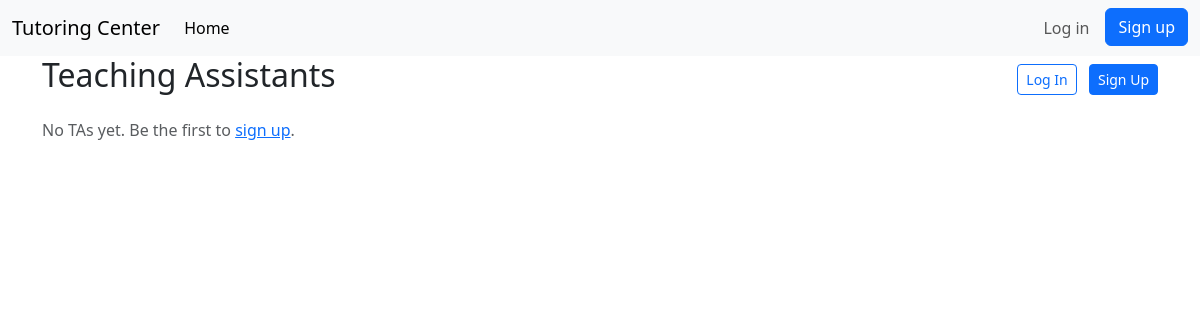
Before: / with the older database file.
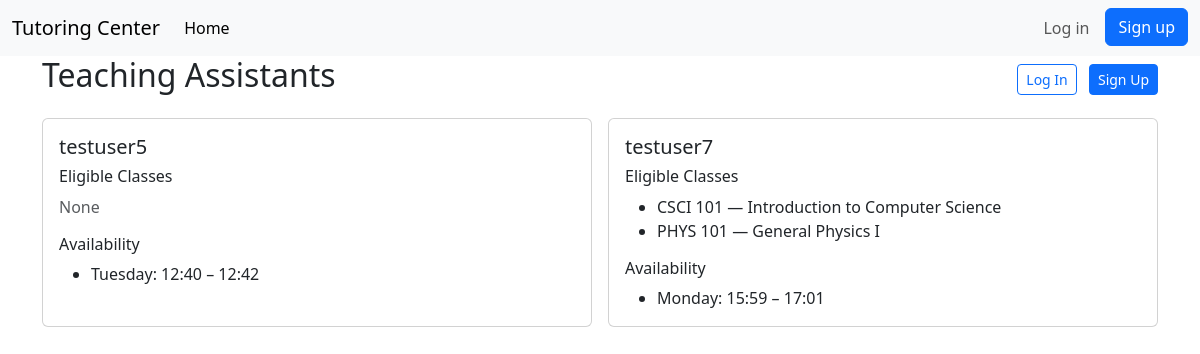
After: the same page with the newer database file.
### pages/models.py (models this page shows, shortened)
class TAProfile(models.Model):
    user = models.OneToOneField(
        settings.AUTH_USER_MODEL,
        on_delete=models.CASCADE,
        related_name="ta_profile",
    )
    eligible_courses = models.ManyToManyField(
        Course, related_name="eligible_tas", blank=True
    )

class Availability(models.Model):
    class DayOfWeek(models.IntegerChoices):
        MONDAY = 0, "Monday"
        TUESDAY = 1, "Tuesday"
        WEDNESDAY = 2, "Wednesday"
        THURSDAY = 3, "Thursday"
        FRIDAY = 4, "Friday"
        SATURDAY = 5, "Saturday"
        SUNDAY = 6, "Sunday"
    ta = models.ForeignKey(
        TAProfile, on_delete=models.CASCADE, related_name="availabilities"
    )
    day_of_week = models.IntegerField(choices=DayOfWeek.choices)
    start_time = models.TimeField()
    end_time = models.TimeField()
    class Meta:
        ordering = ["ta", "day_of_week", "start_time"]
        constraints = [
            models.CheckConstraint(
                check=Q(end_time__gt=F("start_time")),
                name="availability_end_after_start",
            ),
        ]
        unique_together = ("ta", "day_of_week", "start_time", "end_time")

class Course(models.Model):
    code = models.CharField(max_length=20, unique=True)
    name = models.CharField(max_length=255)
    class Meta:
        ordering = ["code"]

### accounts/models.py (models this page shows, shortened)
class CustomUser(AbstractUser):
    age = models.PositiveIntegerField(null=True, blank=True)

### pages/views.py (the view)
# urls.py: path("", HomePageView.as_view(), name="home"),
class HomePageView(TemplateView):
    template_name = "home.html"
    def get_context_data(self, **kwargs):
        context = super().get_context_data(**kwargs)
        availability_qs = Availability.objects.order_by("day_of_week", "start_time")
        tas = (
            TAProfile.objects.select_related("user")
            .prefetch_related("eligible_courses", Prefetch("availabilities", queryset=availability_qs))
            .order_by("user__username")
        )
        context["tas"] = tas
        return context

### templates/home.html (shortened to what this page needs)
{% extends 'base.html' %}
{% block content %}
  <div class="d-flex justify-content-between align-items-center mb-3">
    <h2>Teaching Assistants</h2>
    <div>
      {% if user.is_authenticated %}
        <form action="{% url 'logout' %}" method="post" class="d-inline">
          {% csrf_token %}
          <button type="submit" class="btn btn-outline-secondary btn-sm">Log Out</button>
        </form>
      {% else %}
        <a href="{% url 'login' %}" class="btn btn-outline-primary btn-sm">Log In</a>
        <a href="{% url 'signup' %}" class="btn btn-primary btn-sm ms-2">Sign Up</a>
      {% endif %}
    </div>
  </div>
  {% if tas %}
    <div class="row row-cols-1 row-cols-md-2 g-3">
      {% for ta in tas %}
        <div class="col">
          <div class="card h-100">
            <div class="card-body">
              <h5 class="card-title">{{ ta.user.get_full_name|default:ta.user.username }}</h5>
              <h6 class="mt-2">Eligible Classes</h6>
              {% if ta.eligible_courses.all %}
                <ul class="mb-2">
                  {% for c in ta.eligible_courses.all %}
                    <li>{{ c.code }} — {{ c.name }}</li>
                  {% empty %}
                    <li><span class="text-muted">None</span></li>
                  {% endfor %}
                </ul>
              {% else %}
                <p class="text-muted">None</p>
              {% endif %}
              <h6 class="mt-3">Availability</h6>
              {% if ta.availabilities.all %}
                <ul class="mb-0">
                  {% for av in ta.availabilities.all %}
                    <li>
                      {{ av.get_day_of_week_display }}:
                      {{ av.start_time|time:"H:i" }} – {{ av.end_time|time:"H:i" }}
                    </li>
                  {% empty %}
                    <li><span class="text-muted">No availability listed</span></li>
                  {% endfor %}
                </ul>
              {% else %}
                <p class="text-muted">No availability listed</p>
              {% endif %}
            </div>
          </div>
        </div>
      {% endfor %}
    </div>
  {% else %}
    <p class="text-muted">No TAs yet. Be the first to <a href="{% url 'signup' %}">sign up</a>.</p>
  {% endif %}
{% endblock %}

### templates/base.html (shortened to what this page needs)
<!DOCTYPE html>
<html>
  <head>
    <link href="https://cdn.jsdelivr.net/npm/bootstrap@5.3.8/dist/css/bootstrap.min.css" rel="stylesheet">
  </head>
  <body>
<nav class="navbar navbar-expand-lg bg-body-tertiary">
  <div class="container-fluid">
    <a class="navbar-brand" href="{% url 'home' %}">Tutoring Center</a>
    <div class="collapse navbar-collapse" id="navbarSupportedContent">
      <ul class="navbar-nav me-auto mb-2 mb-lg-0">
        <li class="nav-item">
          <a class="nav-link active" aria-current="page" href="#">Home</a>
        </li>
      </ul>
      <div class="mr-auto">
        <ul class="navbar-nav">
          {% if user.is_authenticated %}
          <li class="nav-item dropdown">
            <a class="nav-link dropdown-toggle" href="#" role="button"
              data-bs-toggle="dropdown" aria-expanded="false">
              {{ user.username }}
            </a>
            <ul class="dropdown-menu dropdown-menu-end">
              <li><a class="dropdown-item" href="{% url 'password_change' %}">
                Change password</a></li>
              <li>
                <hr class="dropdown-divider">
              </li>
              <li>
                <form method="post" action="{% url 'logout' %}"
                  style="display:inline;">
                  {% csrf_token %}
                  <button type="submit" class="btn btn-link nav-link"
                    style="display:inline; cursor:pointer;">Logout</button>
                </form>
              </li>
            </ul>
          </li>
          {% else %}
          <li class="nav-item">
            <a class="nav-link" href="{% url 'login' %}">Log in</a>
          </li>
          <li class="nav-item ms-2">
            <a class="btn btn-primary text-white" href="{% url 'signup' %}">Sign up</a>
          </li>
          {% endif %}
        </ul>
      </div>
    </div>
  </div>
</nav>
    <main>
      <div class="container">
      {% block content %}
      {% endblock content %}
      </div>
    </main>
  </body>
</html>

Changed rows visible on the page:
added TAProfile: user.get_full_name "testuser5", shows "None"
added Availability: day_of_week "Tuesday", start_time "12:40", end_time "12:42", shown under "testuser5"
added TAProfile: user.get_full_name "testuser7"
added Course: code "CSCI 101", name "Introduction to Computer Science"
added Course: code "PHYS 101", name "General Physics I"
added Availability: day_of_week "Monday", start_time "15:59", end_time "17:01", shown under "testuser7"
Other visible differences:
text no longer shown: "No TAs yet. Be the first to sign up ."
